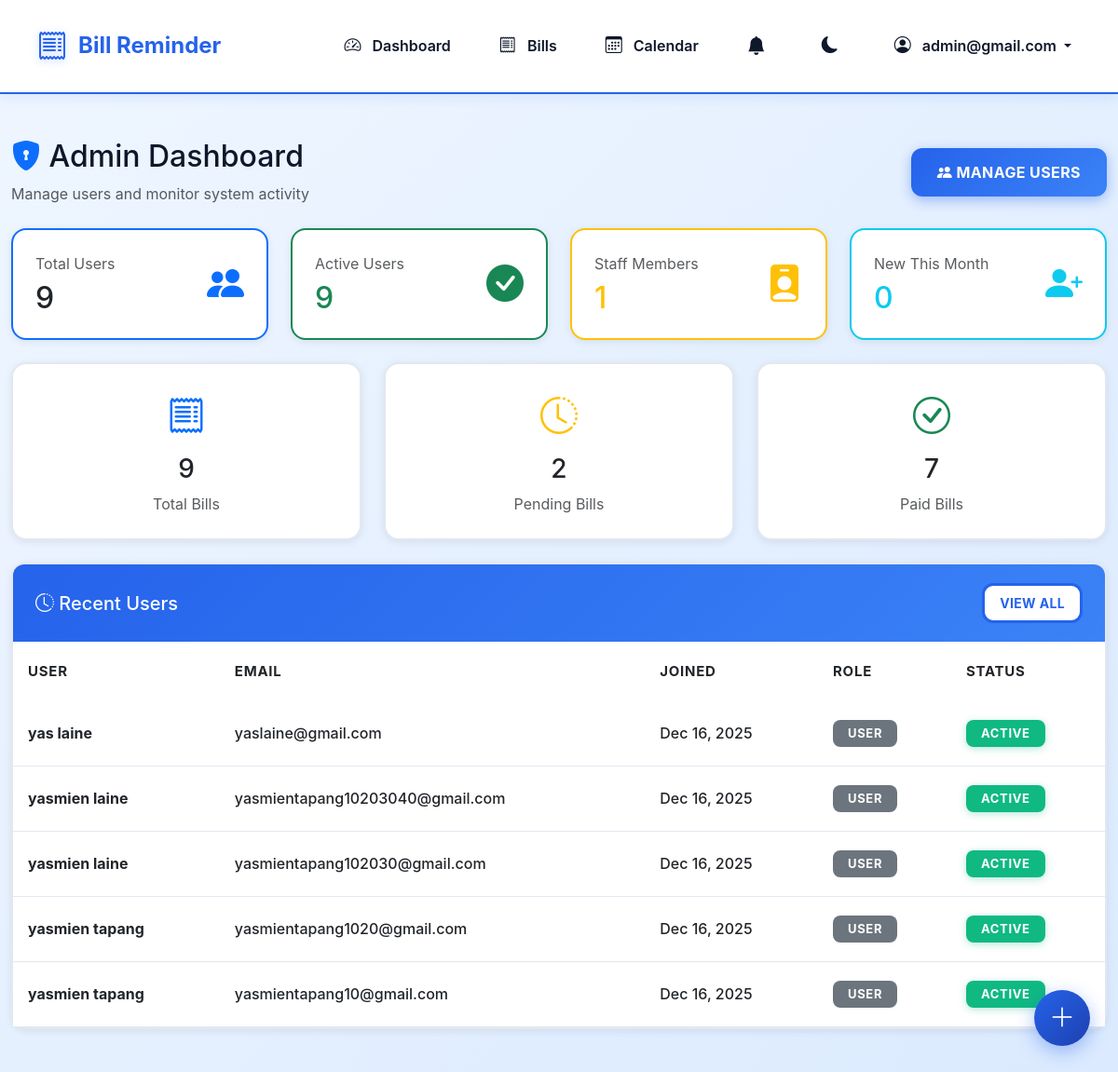
The page /admin-panel/ (signed in) on the database its author committed.
### security_management/models.py (models this page shows, shortened)
class CustomUser(AbstractUser):
    email = models.EmailField(unique=True)
    phone_number = models.CharField(max_length=15, blank=True, null=True)
    profile_picture = models.ImageField(upload_to='profile_pics/', blank=True, null=True)  # Uses Cloudinary via DEFAULT_FILE_STORAGE
    date_of_birth = models.DateField(blank=True, null=True)
    created_at = models.DateTimeField(default=timezone.now)
    updated_at = models.DateTimeField(auto_now=True)
    is_email_verified = models.BooleanField(default=False)
    email_notifications = models.BooleanField(default=True)
    sms_notifications = models.BooleanField(default=False)
    class Meta:
        verbose_name = 'User'
        verbose_name_plural = 'Users'
        ordering = ['-created_at']

### security_management/admin_views.py (the view)
# urls.py: path('admin-panel/', admin_views.admin_dashboard, name='admin_dashboard'),
@login_required
@user_passes_test(is_admin, login_url='dashboard')
def admin_dashboard(request):
    total_users = CustomUser.objects.count()
    active_users = CustomUser.objects.filter(is_active=True).count()
    staff_users = CustomUser.objects.filter(is_staff=True).count()
    superusers = CustomUser.objects.filter(is_superuser=True).count()
    month_start = timezone.now().replace(day=1, hour=0, minute=0, second=0, microsecond=0)
    new_users_this_month = CustomUser.objects.filter(date_joined__gte=month_start).count()
    total_bills = Bill.objects.count()
    pending_bills = Bill.objects.filter(status='pending').count()
    paid_bills = Bill.objects.filter(status='paid').count()
    recent_users = CustomUser.objects.order_by('-date_joined')[:5]
    context = {
        'total_users': total_users,
        'active_users': active_users,
        'staff_users': staff_users,
        'superusers': superusers,
        'new_users_this_month': new_users_this_month,
        'total_bills': total_bills,
        'pending_bills': pending_bills,
        'paid_bills': paid_bills,
        'recent_users': recent_users,
    }
    return render(request, 'security_management/admin/dashboard.html', context)

### security_management/admin_views.py (called while the page is built)
def is_admin(user):
    return user.is_staff or user.is_superuser

### security_management/templates/security_management/admin/dashboard.html (shortened to what this page needs)
{% extends 'base.html' %}
{% block content %}
<div class="container-fluid py-4">
    <div class="d-flex justify-content-between align-items-center mb-4">
        <div>
            <h2><i class="bi bi-shield-lock-fill text-primary"></i> Admin Dashboard</h2>
            <p class="text-muted mb-0">Manage users and monitor system activity</p>
        </div>
        <a href="{% url 'admin_user_list' %}" class="btn btn-primary">
            <i class="bi bi-people-fill"></i> Manage Users
        </a>
    </div>
    <div class="row g-4 mb-4">
        <div class="col-md-3">
            <div class="card border-primary h-100">
                <div class="card-body">
                    <div class="d-flex justify-content-between align-items-center">
                        <div>
                            <p class="text-muted mb-1">Total Users</p>
                            <h2 class="mb-0">{{ total_users }}</h2>
                        </div>
                        <div class="text-primary">
                            <i class="bi bi-people-fill fs-1"></i>
                        </div>
                    </div>
                </div>
            </div>
        </div>
        <div class="col-md-3">
            <div class="card border-success h-100">
                <div class="card-body">
                    <div class="d-flex justify-content-between align-items-center">
                        <div>
                            <p class="text-muted mb-1">Active Users</p>
                            <h2 class="mb-0 text-success">{{ active_users }}</h2>
                        </div>
                        <div class="text-success">
                            <i class="bi bi-check-circle-fill fs-1"></i>
                        </div>
                    </div>
                </div>
            </div>
        </div>
        <div class="col-md-3">
            <div class="card border-warning h-100">
                <div class="card-body">
                    <div class="d-flex justify-content-between align-items-center">
                        <div>
                            <p class="text-muted mb-1">Staff Members</p>
                            <h2 class="mb-0 text-warning">{{ staff_users }}</h2>
                        </div>
                        <div class="text-warning">
                            <i class="bi bi-person-badge-fill fs-1"></i>
                        </div>
                    </div>
                </div>
            </div>
        </div>
        <div class="col-md-3">
            <div class="card border-info h-100">
                <div class="card-body">
                    <div class="d-flex justify-content-between align-items-center">
                        <div>
                            <p class="text-muted mb-1">New This Month</p>
                            <h2 class="mb-0 text-info">{{ new_users_this_month }}</h2>
                        </div>
                        <div class="text-info">
                            <i class="bi bi-person-plus-fill fs-1"></i>
                        </div>
                    </div>
                </div>
            </div>
        </div>
    </div>
    <div class="row g-4 mb-4">
        <div class="col-md-4">
            <div class="card h-100">
                <div class="card-body text-center">
                    <i class="bi bi-receipt fs-1 text-primary"></i>
                    <h3 class="mt-2">{{ total_bills }}</h3>
                    <p class="text-muted mb-0">Total Bills</p>
                </div>
            </div>
        </div>
        <div class="col-md-4">
            <div class="card h-100">
                <div class="card-body text-center">
                    <i class="bi bi-clock-history fs-1 text-warning"></i>
                    <h3 class="mt-2">{{ pending_bills }}</h3>
                    <p class="text-muted mb-0">Pending Bills</p>
                </div>
            </div>
        </div>
        <div class="col-md-4">
            <div class="card h-100">
                <div class="card-body text-center">
                    <i class="bi bi-check-circle fs-1 text-success"></i>
                    <h3 class="mt-2">{{ paid_bills }}</h3>
                    <p class="text-muted mb-0">Paid Bills</p>
                </div>
            </div>
        </div>
    </div>
    <div class="card">
        <div class="card-header bg-white d-flex justify-content-between align-items-center">
            <h5 class="mb-0"><i class="bi bi-clock-history"></i> Recent Users</h5>
            <a href="{% url 'admin_user_list' %}" class="btn btn-sm btn-outline-primary">View All</a>
        </div>
        <div class="card-body p-0">
            <div class="table-responsive">
                <table class="table table-hover mb-0">
                    <thead>
                        <tr>
                            <th>User</th>
                            <th>Email</th>
                            <th>Joined</th>
                            <th>Role</th>
                            <th>Status</th>
                        </tr>
                    </thead>
                    <tbody>
                        {% for user in recent_users %}
                        <tr>
                            <td>
                                <strong>{{ user.first_name }} {{ user.last_name }}</strong>
                            </td>
                            <td>{{ user.email }}</td>
                            <td>{{ user.date_joined|date:"M d, Y" }}</td>
                            <td>
                                {% if user.is_superuser %}
                                <span class="badge bg-danger">Admin</span>
                                {% elif user.is_staff %}
                                <span class="badge bg-warning">Staff</span>
                                {% else %}
                                <span class="badge bg-secondary">User</span>
                                {% endif %}
                            </td>
                            <td>
                                {% if user.is_active %}
                                <span class="badge bg-success">Active</span>
                                {% else %}
                                <span class="badge bg-danger">Inactive</span>
                                {% endif %}
                            </td>
                        </tr>
                        {% empty %}
                        <tr>
                            <td colspan="5" class="text-center py-4 text-muted">No users found</td>
                        </tr>
                        {% endfor %}
                    </tbody>
                </table>
            </div>
        </div>
    </div>
</div>
{% endblock %}

### bills/templates/base.html (shortened to what this page needs)
<!DOCTYPE html>
<html lang="en" data-theme="light">
<head>
    <link href="https://cdn.jsdelivr.net/npm/bootstrap@5.3.0/dist/css/bootstrap.min.css" rel="stylesheet">
    <link rel="stylesheet" href="https://cdn.jsdelivr.net/npm/bootstrap-icons@1.11.0/font/bootstrap-icons.css">
</head>
<body>
    <nav class="navbar navbar-expand-lg">
        <div class="container-fluid px-4">
            <span class="navbar-brand">
                <i class="bi bi-receipt"></i>
                <span>Bill Reminder</span>
            </span>
            <div class="collapse navbar-collapse" id="navbarNav">
                <ul class="navbar-nav ms-auto align-items-center">
                    {% if user.is_authenticated %}
                    <li class="nav-item">
                        <a class="nav-link {% if request.path == '/' %}active fw-bold{% endif %}"
                            href="{% url 'dashboard' %}">
                            <i class="bi bi-speedometer2"></i> Dashboard
                        </a>
                    </li>
                    <li class="nav-item">
                        <a class="nav-link {% if '/bills/' in request.path and '/bills/create' not in request.path %}active fw-bold{% endif %}"
                            href="{% url 'bills-list' %}">
                            <i class="bi bi-receipt"></i> Bills
                        </a>
                    </li>
                    <li class="nav-item">
                        <a class="nav-link {% if '/calendar/' in request.path %}active fw-bold{% endif %}"
                            href="{% url 'calendar' %}">
                            <i class="bi bi-calendar3"></i> Calendar
                        </a>
                    </li>
                    <li class="nav-item dropdown">
                        <a class="nav-link position-relative" href="#" id="notificationDropdown" role="button"
                            data-bs-toggle="dropdown" aria-expanded="false">
                            <i class="bi bi-bell-fill fs-5"></i>
                        </a>
                    </li>
                    <li class="nav-item">
                        <a class="nav-link" href="#" onclick="toggleDarkMode(); return false;" title="Toggle Dark Mode">
                            <i class="bi bi-moon-fill fs-5" id="themeIcon"></i>
                        </a>
                    </li>
                    <li class="nav-item dropdown">
                        <a class="nav-link dropdown-toggle" href="#" id="navbarDropdown" role="button"
                            data-bs-toggle="dropdown">
                            <i class="bi bi-person-circle"></i> {{ user.email|default:user.username }}
                        </a>
                    </li>
                    {% else %}
                    <li class="nav-item">
                        <a class="nav-link" href="/login/">
                            <i class="bi bi-box-arrow-in-right"></i> Login
                        </a>
                    </li>
                    {% endif %}
                </ul>
            </div>
        </div>
    </nav>
    <main class="py-4">
        {% block content %}{% endblock %}
    </main>
    {% if user.is_authenticated %}
    <a href="{% url 'bill-create' %}" class="fab-add-bill" title="Add New Bill">
        <i class="bi bi-plus-lg"></i>
    </a>
    {% endif %}
</body>
</html>

### bills/templates/base.html (style rules this page uses)
:root { --primary-color: #2563eb; --primary-dark: #1e40af; --primary-light: #3b82f6; --text-primary: #0f172a; --text-secondary: #64748b; --border-color: #e2e8f0; --bg-light: #f1f5f9; --bg-body: linear-gradient(135deg, #eff6ff 0%, #dbeafe 100%); --bg-card: #ffffff; --bg-navbar: #ffffff; --success: #10b981; --danger: #ef4444; --warning: #f59e0b; }
* { margin: 0; padding: 0; box-sizing: border-box; }
html { transition: background 0.3s ease; }
body { background: var(--bg-body); font-family: -apple-system, BlinkMacSystemFont, 'Segoe UI', Roboto, 'Helvetica Neue', Arial, sans-serif; color: var(--text-primary); line-height: 1.6; min-height: 100vh; }
.card { border-radius: 12px; border: none; box-shadow: 0 2px 8px rgba(0, 0, 0, 0.08); transition: transform 0.2s, box-shadow 0.2s; }
.card-header { border-radius: 12px 12px 0 0 !important; border-bottom: 1px solid var(--border-color); font-weight: 600; }
.btn { border-radius: 8px; font-weight: 500; transition: all 0.2s ease; }
.btn-primary { background: var(--primary-color); border-color: var(--primary-color); }
.badge { border-radius: 6px; font-weight: 500; padding: 0.35em 0.65em; }
.fab-add-bill { position: fixed; bottom: 30px; right: 30px; width: 60px; height: 60px; border-radius: 50%; background: linear-gradient(135deg, var(--primary-color) 0%, var(--primary-dark) 100%); color: white; border: none; box-shadow: 0 6px 20px rgba(37, 99, 235, 0.4); cursor: pointer; z-index: 1000; transition: all 0.3s ease; display: flex; align-items: center; justify-content: center; text-decoration: none; }
.fab-add-bill i { font-size: 1.75rem; }
.navbar { background: white !important; border-bottom: 2px solid var(--primary-color); padding: 1rem 0; box-shadow: 0 4px 12px rgba(37, 99, 235, 0.1); }
.navbar-brand { font-weight: 700; font-size: 1.5rem; color: var(--primary-color) !important; display: flex; align-items: center; gap: 0.75rem; padding: 0.5rem 1rem; border-radius: 0.5rem; margin-right: auto; cursor: default; }
.navbar-brand i { color: var(--primary-color); font-size: 2rem; filter: drop-shadow(0 2px 4px rgba(37, 99, 235, 0.3)); }
.nav-link { color: var(--text-primary) !important; font-weight: 600 !important; font-size: 1rem !important; padding: 0.75rem 1.25rem !important; transition: all 0.2s ease; border-radius: 0.5rem; margin: 0 0.25rem; border: 2px solid transparent; }
.nav-link i { margin-right: 0.5rem; font-size: 1.125rem; font-weight: bold; }
.card { border: 2px solid var(--border-color); border-radius: 1rem; box-shadow: 0 2px 8px rgba(0, 0, 0, 0.08); transition: all 0.3s ease; background: white; }
.card-header { background: linear-gradient(135deg, var(--primary-color), var(--primary-light)); color: white; border-bottom: none; padding: 1.25rem 1.5rem; font-weight: 700; font-size: 1.25rem; }
.card-body { padding: 1.5rem; }
.btn { border-radius: 0.75rem; font-weight: 700; font-size: 1rem; padding: 0.875rem 1.75rem; transition: all 0.2s ease; border: none; text-transform: uppercase; letter-spacing: 0.025em; }
.btn-primary { background: linear-gradient(135deg, var(--primary-color), var(--primary-light)); color: white; box-shadow: 0 4px 14px rgba(37, 99, 235, 0.4); }
.btn-outline-primary { border: 3px solid var(--primary-color); color: var(--primary-color); background: white; font-weight: 700; }
.btn-sm { padding: 0.5rem 1rem; font-size: 0.875rem; }
.table { font-size: 1rem; background: white; }
.table thead { background: var(--primary-color); color: white; }
.table thead th { font-weight: 700; border-bottom: none; padding: 1.25rem 1rem; font-size: 0.9375rem; text-transform: uppercase; letter-spacing: 0.05em; }
.table tbody td { padding: 1.25rem 1rem; vertical-align: middle; border-bottom: 1px solid var(--border-color); font-weight: 500; }
.table tbody tr { transition: all 0.2s ease; }
.badge { padding: 0.5rem 1rem; font-weight: 700; font-size: 0.8125rem; border-radius: 0.5rem; text-transform: uppercase; letter-spacing: 0.05em; }
.badge.bg-success { background: var(--success) !important; color: white !important; box-shadow: 0 2px 8px rgba(16, 185, 129, 0.3); }
main { min-height: calc(100vh - 300px); }

### rows shown on the page
CustomUser: email "admin@gmail.com"
CustomUser: first_name "yas", last_name "laine", email "yaslaine@gmail.com", date_joined "Dec 16, 2025", is_superuser "USER", is_active "ACTIVE"
CustomUser: first_name "yasmien", last_name "laine", email "yasmientapang10203040@gmail.com", date_joined "Dec 16, 2025", is_superuser "USER", is_active "ACTIVE"
CustomUser: first_name "yasmien", last_name "laine", email "yasmientapang102030@gmail.com", date_joined "Dec 16, 2025", is_superuser "USER", is_active "ACTIVE"
CustomUser: first_name "yasmien", last_name "tapang", email "yasmientapang1020@gmail.com", date_joined "Dec 16, 2025", is_superuser "USER", is_active "ACTIVE"
CustomUser: first_name "yasmien", last_name "tapang", email "yasmientapang10@gmail.com", date_joined "Dec 16, 2025", is_superuser "USER", is_active "ACTIVE"

### other values the page prints
{{ total_users }} "9"
{{ active_users }} "9"
{{ staff_users }} "1"
{{ new_users_this_month }} "0"
{{ total_bills }} "9"
{{ pending_bills }} "2"
{{ paid_bills }} "7"
